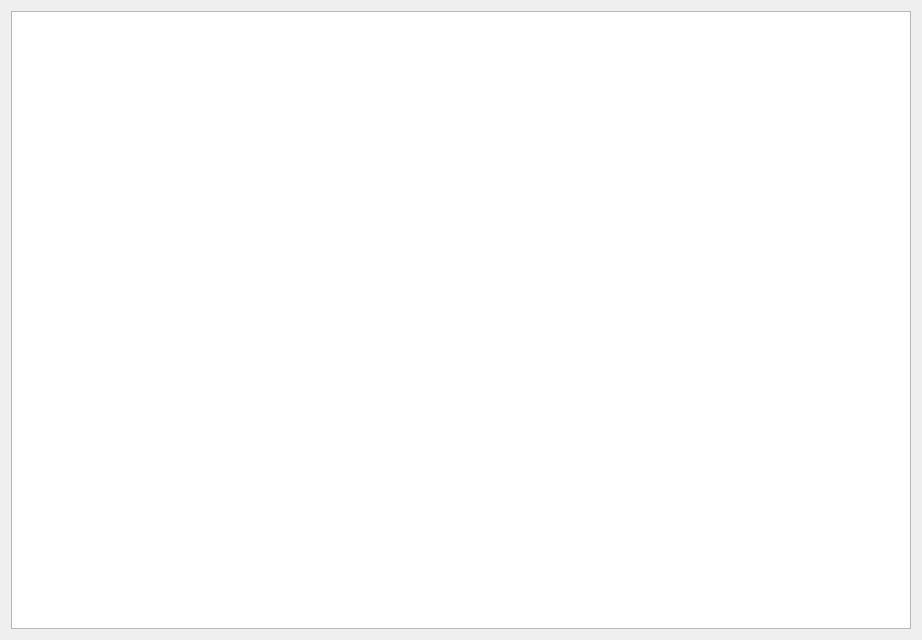
<?xml version="1.0" encoding="UTF-8"?>
<ui version="4.0">
 <class>NewWindow</class>
 <widget class="QWidget" name="NewWindow">
  <property name="geometry">
   <rect>
    <x>0</x>
    <y>0</y>
    <width>922</width>
    <height>640</height>
   </rect>
  </property>
  <property name="sizePolicy">
   <sizepolicy hsizetype="Fixed" vsizetype="Fixed">
    <horstretch>0</horstretch>
    <verstretch>0</verstretch>
   </sizepolicy>
  </property>
  <property name="windowTitle">
   <string>Form</string>
  </property>
  <layout class="QGridLayout" name="gridLayout">
   <item row="0" column="0">
    <widget class="QGraphicsView" name="graphicsView"/>
   </item>
  </layout>
 </widget>
 <resources/>
 <connections/>
</ui>
